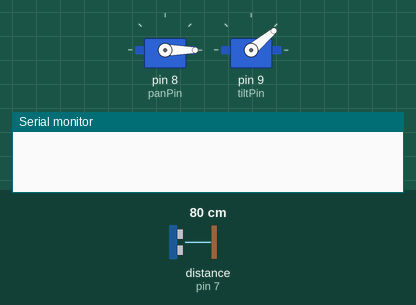
This sketch was run on a simulated Arduino Uno, built with avr-gcc and run on an emulated ATmega328P. Shown: 2 × servo, the last lines printed to the serial monitor. The inputs (shaded band) are chosen by the test bench; at power-on: distance to the obstacle (sensor on pin 7) 80 cm. The echo pulse lasts 58.3 µs per cm.

Above: at 6.0 s.
6.1 s: distance to the obstacle (sensor on pin 7) set to 2 cm
At 25.7 s:
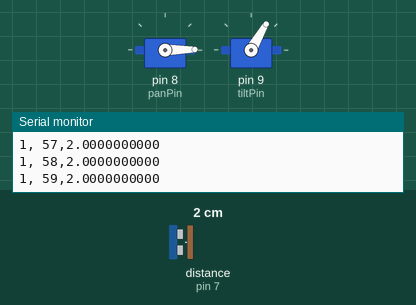
Timing chart, 0 to 27.7 s (numbered marks = the images above; inputs shaded):
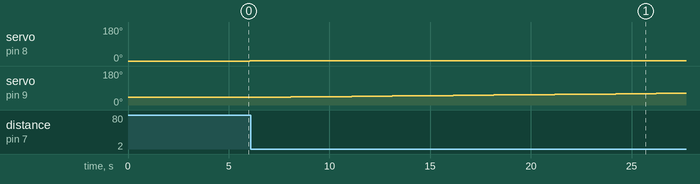

The sketch:

sketch_apr20a.ino
```cpp
// (licence header left out)
// The servo library
//
#include  "Servo.h"

// The servos
//
Servo pan;
Servo tilt;

// The pins
//
const int pingPin = 7;
const int panPin  = 8;
const int tiltPin = 9;

// Setup the pins for the pin sensor and the pan tilt
//
void setup()
{
  Serial.begin(9600);
  Serial.flush();
  pan.attach(panPin);
  tilt.attach(tiltPin);
}

// Pulse the ping pin with a low / high / low to trigger
// the distance calculation
//
void pulse()
{
  delay(100);
  pinMode(pingPin, OUTPUT);
  digitalWrite(pingPin, LOW);
  delayMicroseconds(2);
  digitalWrite(pingPin, HIGH);
  delayMicroseconds(5);
  digitalWrite(pingPin, LOW);
}

// Send a low / high / low pulse to the ping sensor and
// read out the distance (then convert from time to a
// distance measurement)
//
float dist()
{
  pulse();
  pinMode(pingPin, INPUT);
  return pulseIn(pingPin, HIGH) / 29.0 / 2.0;
}

// Average over several samples in a row
//
float avgdist()
{
  float sum = 0;
  for (int i = 0; i < 10; ++i)
  {
    sum += dist();
  }
  return sum / 10;
}

// Loop
//
void loop()
{

  // Used to scan up and down in a lawnmower pattern
  //
  int adjust = 1;

  // Figure out a good starting point
  //
  const int xstart =   0;
  const int xstop  = 180;
  const int ystart =  40;
  const int ystop  = 100;

  // Make sure previous serial info is flushed
  //
  Serial.flush();

  // Go to the starting position
  //
  pan.write(xstart);
  tilt.write(ystart);
  delay(5000);

  // Sample the requested area of the view sphere
  //
  for (int x = xstart, y = ystart; x < xstop; ++x)
  {
    pan.write(x);
    for (bool done = false; ! done; y += adjust)
    {

      // Move to that location
      //
      tilt.write(y);

      // Estimate the distance
      //
      const float d = avgdist();

      // Log
      //
      Serial.print(x);
      Serial.print(", ");
      Serial.print(y);
      Serial.print(",");
      Serial.print(d, DEC);
      Serial.println();

      // Adjust the lawnmower pattern if we are at an end
      //
      if (y >= ystop)
      {
        adjust = -1;
        done = true;
      }
      else if (y <= ystart)
      {
        adjust = +1;
        done = true;
      }
    }
  }
}
```
